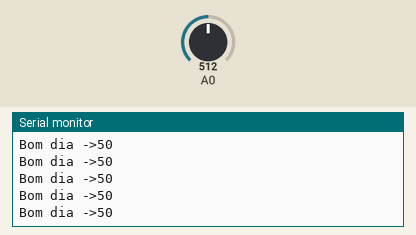
Bench run of a sketch on a simulated Arduino Uno, built with avr-gcc and run on an emulated ATmega328P. Shown: the last lines printed to the serial monitor. The test bench sets the inputs (shaded band); at power-on: A0 = 512.

Above: at 1.2 s.
1.3 s: A0 set to 716
At 1.56 s:
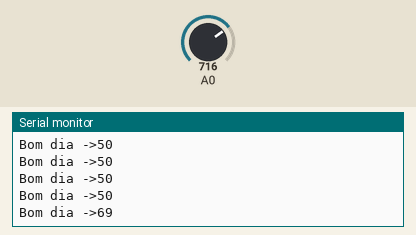
2.8 s: A0 set to 900
At 2.96 s:
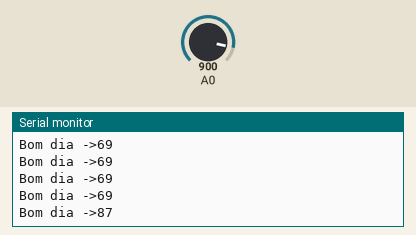
Timing chart, 0 to 5.8 s (numbered marks = the images above; inputs shaded):
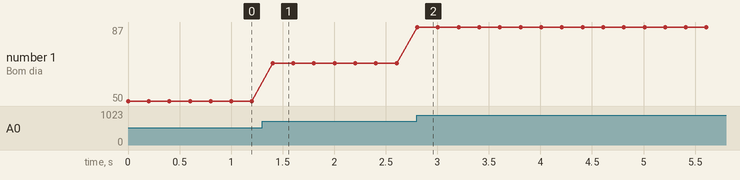

The sketch:

Aula_dia_25.08.ino
```cpp
// comunicação serial
//int a;
//void setup() {

// Serial.begin(9600);

//}

//void loop() {
  //Serial.print("Bom dia ->");
 // Serial.println(a);
 // delay(2000);


//}
int a;
void setup() {
pinMode(A0,INPUT);
Serial.begin(9600);

}

void loop() {
Serial.print("Bom dia ->");
a=analogRead(A0);
a = map(a,0,1023,0,100);
Serial.println(a);
delay(200);
}
```

Measured:
- after the input at 1.3 s, the serial monitor: prints a new line after 0.10 s (image 1)
- after the input at 2.8 s, the serial monitor: prints a new line at once (image 2)
- plotted number 1: 50 → 69 after the input at 1.3 s, 69 → 87 after the input at 2.8 s
